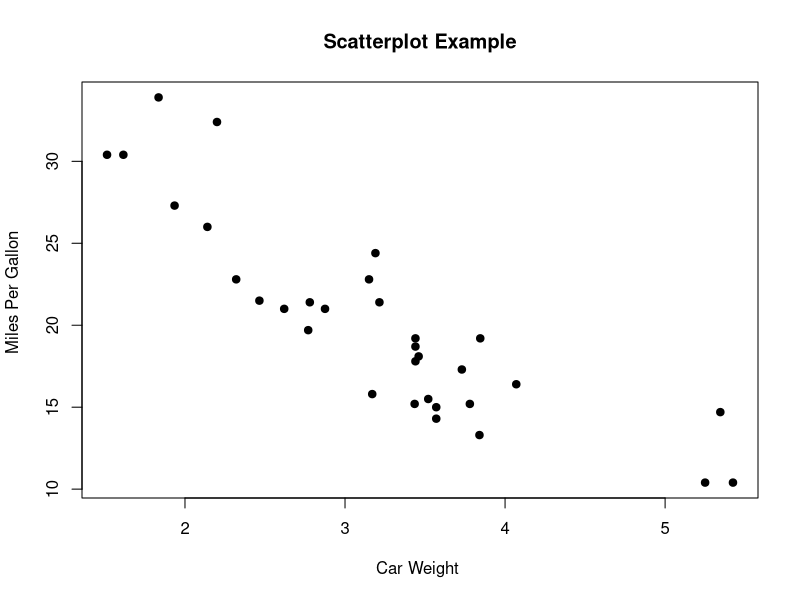

This chart was generated by the following R code:


# CBuiltInDataset ---------------------------------------------------------


#Built in data frame
mtcars
#How many rows are there in the dataset?
mtcars$mpg
#What is the difference between the following commands?
mtcars$mpg[8]
mtcars[8,]
mtcars["Merc 240D",]

#What does the following command do? Explain the output
mtcars[which.max(mtcars$mpg),]

#Plotting data
attach(mtcars)
plot(wt, mpg, main="Scatterplot Example", 
     xlab="Car Weight ", ylab="Miles Per Gallon ", pch=19)
